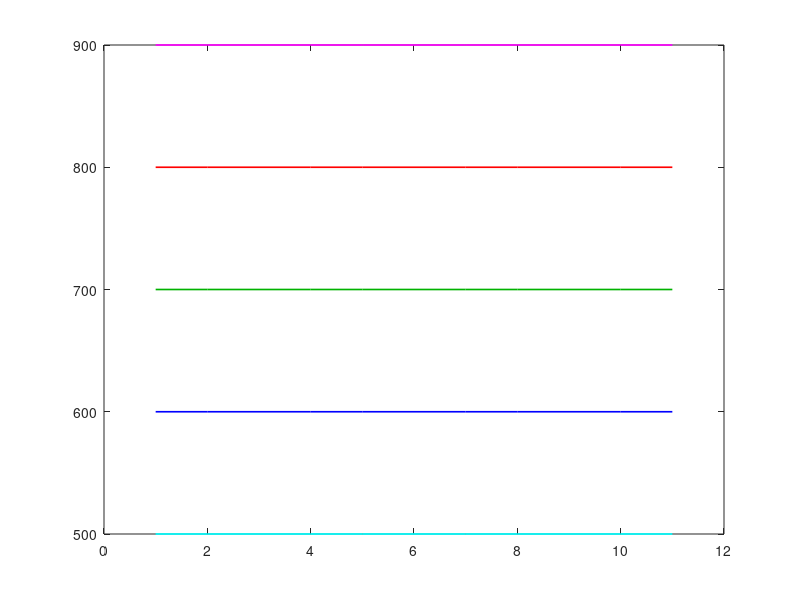

Recreate this plot in MATLAB.
clear; clc; format short e; close all;

%% plotting parameters
axesSize = 16;
tickSize = 12;
titleSize = 16;
markerSize = 4;
legSize = 16;
lw = 1.2;
dg = [0 0.5 0];

%% load data from file and plot
% myFile = fopen('fakeData.txt');
[colorTemp, lux, R, G, B, c] = textread('fakeData.txt','%f %f %f %f %f %f');
clf; figure (1)
plot(lux,'m','Linewidth',lw);
hold on
plot(R,'r-','Linewidth',lw);
plot(G,'color',[0 0.7 0],'Linewidth',lw);
plot(B,'b-','Linewidth',lw);
plot(c,'c','Linewidth',lw);

